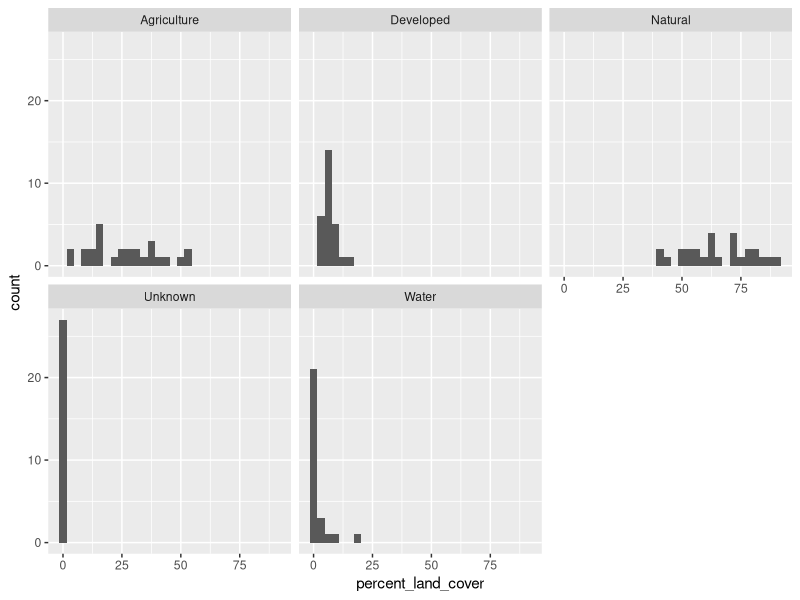

Here is the R script that generated this plot: (Note: this script raises an error after producing the figure.)

library(tidyverse)
library(dplyr)
library(ggplot2)

Land_Cover = read.csv("buffer_landscape.csv")
crops_codes = read.csv("crop_codes.csv")
Land_Cover2 = Land_Cover %>%
  select(-c("fid","Beekeeper.ID","Operation.Scale", "Apiary.1.Address", "Apiary.1.City", "Apiary.1.State", 
            "Apiary.1.ZIP", "Apiary.1.County", "Apiary.Address", "Before.Tech.Sampling", 
            "After.Tech.Sampling"))
View(Land_Cover2)

## We want to clean up this code - calculate total area in the buffer 
# around each site (RowSums), and reclassify land cover types from "CDL_1" to "corn"

Land_Cover_Cleaned = Land_Cover2 %>%
  mutate(total_area = rowSums(Land_Cover2[,4:44])) %>%
  mutate(across(CDL_1:CDL_242)/total_area)
  
Land_Cover_Cleaned_longer = pivot_longer(Land_Cover_Cleaned, cols = CDL_1:CDL_242, 
                                         names_to = 'Crop_Code', values_to = 'Value') %>%
  mutate(Value = Value*100) %>%
  left_join(crops_codes, by="Crop_Code")

aggregate_values = Land_Cover_Cleaned_longer %>% 
  #filter(Prelim_Agg_Land_Class==c('Agriculture','Developed','Natural')) %>%
  group_by(Apiary.1.Name, Prelim_Agg_Land_Class) %>%
  summarize(percent_land_cover = sum(Value)) 

ggplot(data = aggregate_values)+
  geom_histogram(mapping = aes(x = percent_land_cover))+
  facet_wrap(~Prelim_Agg_Land_Class)

write_csv(Land_Cover_Cleaned_longer,file="Land_Cover_Cleaned_longer_csv",
          fileEncoding = "UTF-16LE")
print("Land_Cover_Cleaned_longer_csv")

# Made a ggplot
#aggregate_values %>%
#ggplot(aes(x=Apiary.1.Name, y=percent_land_cover, fill=Prelim_Agg_Land_Class))+
  #geom_bar(stat="identity", width = 0.5, position="dodge")+
  #theme_light()+
  #theme(axis.text.x = element_text(angle=75, size=12, hjust=1))+
  #facet_wrap(~Prelim_Agg_Land_Class)
